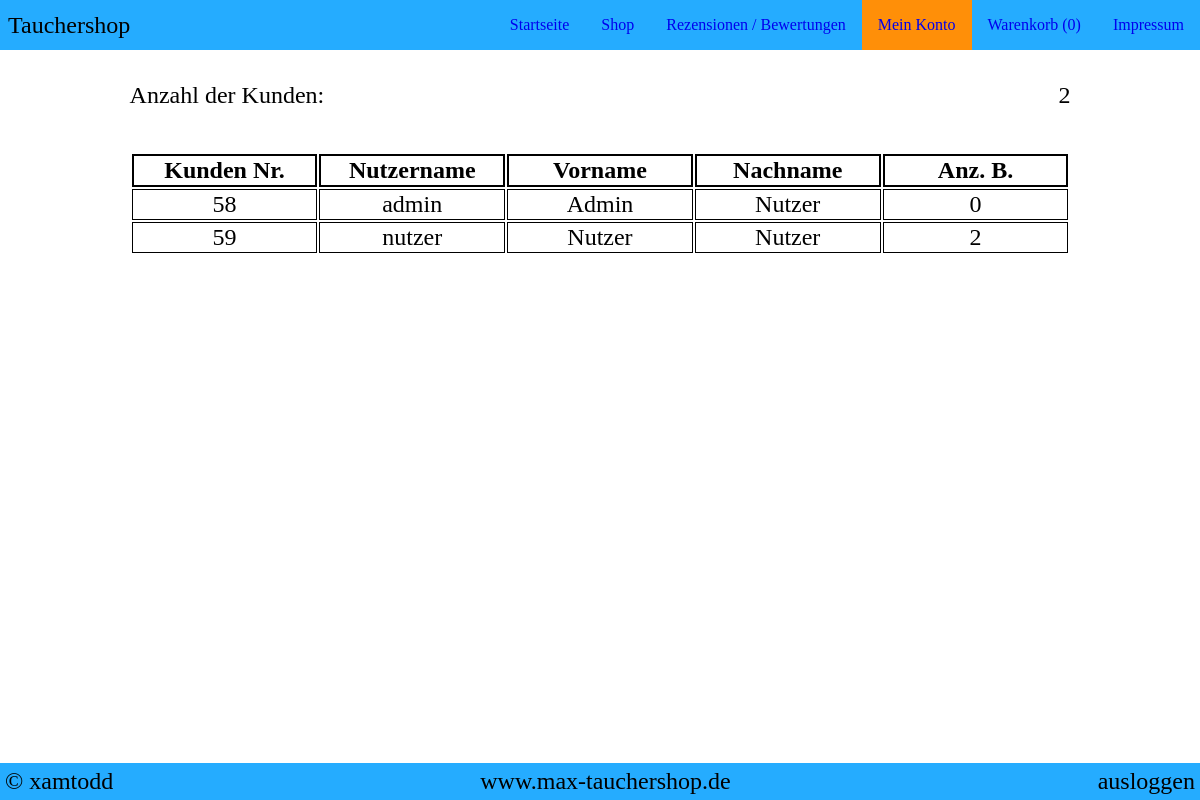
/kundenanzeigen.php (signed in), run on the app's committed database.
### tables this page shows
CREATE TABLE IF NOT EXISTS `user` (
  `ID` int(200) NOT NULL AUTO_INCREMENT,
  `Benutzername` varchar(200) NOT NULL,
  `Vorname` varchar(200) NOT NULL,
  `Nachname` varchar(200) NOT NULL,
  `Geburtsdatum` date NOT NULL,
  `Email` varchar(200) NOT NULL,
  `Passwort` varchar(200) NOT NULL,
  `Zeitstempel` timestamp NOT NULL DEFAULT current_timestamp() ON UPDATE current_timestamp(),
  PRIMARY KEY (`ID`)
);

### kundenanzeigen.php (the view, shortened to what this page needs)
<?php
    $servername = "localhost";
    $username = "user";
    $password = "password";
    $db = "webshop";
    $conn = new mysqli($servername, $username, $password, $db);
    if(!isset($_SESSION['loggedin'])){
        $anz = 0;
    }else{
        $benutzername = $_SESSION['benutzername'];
        $sql = "SELECT ID FROM user WHERE benutzername = ?";
        $stmt = $conn->prepare($sql);
        $stmt->bind_param("s", $benutzername);
        $stmt->execute();
        $result = $stmt->get_result();
        while ($row = $result->fetch_assoc()){
            $uID = $row['ID'];
        }
        $sql = "SELECT SUM(wAnzahl) FROM warenkorb WHERE ID_user = ?";
        $stmt = $conn->prepare($sql);
        $stmt->bind_param("i", $uID);
        $stmt->execute();
        $result = $stmt->get_result();
        $anz = $result->fetch_assoc()['SUM(wAnzahl)'];
        if($anz == null){
             $anz = 0;
        }
    }
?>
<!DOCTYPE html>
<html lang="de">
<head>
    <link rel="stylesheet" href="CSS/menue.css">
    <link rel="stylesheet" href="CSS/footer.css">
    <link rel="stylesheet" href="CSS/kundenanzeigen.css">
</head>
<body>
<nav class="menue">
    <div class="firmenname">Tauchershop</div>
    <div class="navigations-links">
        <ul>
            <li><a href="index.php">Startseite</a></li>
            <li><a href="shop.php">Shop</a></li>
            <li><a href="rub.php">Rezensionen / Bewertungen</a></li>
            <li><a class="aktuell" href="meinkonto.php">Mein Konto</a></li>
            <li><a href="warenkorb.php">Warenkorb (<?=$anz?>)</a> </li>
            <li><a href="impressum.php">Impressum</a></li>
        </ul>
    </div>
</nav>
    <div class = 'Main'>
        <?php
            $sql = "SELECT COUNT(*) FROM user";
            $result = $conn->query($sql);
            $anzKu = $result->fetch_assoc()['COUNT(*)'];
        ?>
        <div class = 'anz'>
            <p>Anzahl der Kunden:</p>
            <p><?=$anzKu?></p>
        </div>
        <div class = 'Tabelle'>
            <table>
                <th class="resp">Kunden Nr.</th>
                <th>Nutzername</th>
                <th class="resp">Vorname</th>
                <th class="resp">Nachname</th>
                <th>Anz. B.</th>
                <?php
                    $sql = "SELECT *, (SELECT COUNT(*) FROM bestellungen WHERE bestellungen.user_ID = user.ID) AS anzBe FROM user;";
                    $result = $conn->query($sql);
                    while($row = $result->fetch_assoc()){
                ?>
                <tr>
                    <td class="resp"><?=$row['ID']?></td>
                    <td><?=$row['Benutzername']?></td>
                    <td class="resp"><?=$row['Vorname']?></td>
                    <td class="resp"><?=$row['Nachname']?></td>
                    <td><?=$row['anzBe']?></td>
                </tr>
                <?php
                   }
                ?>
            </table>
        </div>
    </div>
    <footer class="footer">
        <a class="links" href="https://github.com/xamtodd">&copy; xamtodd</a>
        <a class="mitte" href="#">www.max-tauchershop.de</a>
        <?php
        if(!isset($_SESSION['loggedin'])){
            echo "<a class='rechts' href='anmelden.html'>anmelden</a>";
        }else{
            echo "<a class='rechts' href='PHP/logout.php'>ausloggen</a>";
        }
        ?>
    </footer>
</body>
</html>

### CSS/menue.css (style rules this page uses)
* { box-sizing: border-box; }
body { margin: 0; padding: 0; }
.menue { position: fixed; z-index: 1; width: 100%; display: flex; justify-content: space-between; align-items: center; background-color: #25acff; }
.firmenname { font-size: 1.5rem; margin: 0.5rem; }
.navigations-links ul { margin: 0; padding: 0; display: flex; }
.navigations-links li { list-style: none; font-size: 1rem; }
.navigations-links li a { text-decoration: none; padding: 1rem; display: block; }
.navigations-links li .aktuell { background-color: #ff8f08; }

### CSS/footer.css (style rules this page uses)
.footer { position: fixed; left: 0; bottom: 0; width: 100%; background-color: #25acff; color: white; display: flex; justify-content: space-between; align-items: center; }
.footer a { text-decoration: none; color: black; font-size: 1.5em; padding: 5px; }

### CSS/kundenanzeigen.css (style rules this page uses)
.Main { padding-top: 2em; font-size: 1.5em; padding-bottom: 3em; width: 80%; margin: auto; }
.anz { display: flex; justify-content: space-between; padding: 1%; }
.Tabelle { text-align: center; padding: 1%; }
.Tabelle table { width: 100%; margin: auto; }
.Tabelle table td { width: 20%; border-bottom: 1px solid black; border-top: 1px solid black; border-left: 1px solid black; border-right: 1px solid black; }
.Tabelle table th { width: 16.7%; border-bottom: 2px solid black; border-top: 2px solid black; border-left: 2px solid black; border-right: 2px solid black; }

### data on the page
user: ID "58", Benutzername "admin", Vorname "Admin", Nachname "Nutzer", anzBe "0"
user: ID "59", Benutzername "nutzer", Vorname "Nutzer", Nachname "Nutzer", anzBe "2"

### other printed values
$anz "0"
$anzKu "2"
